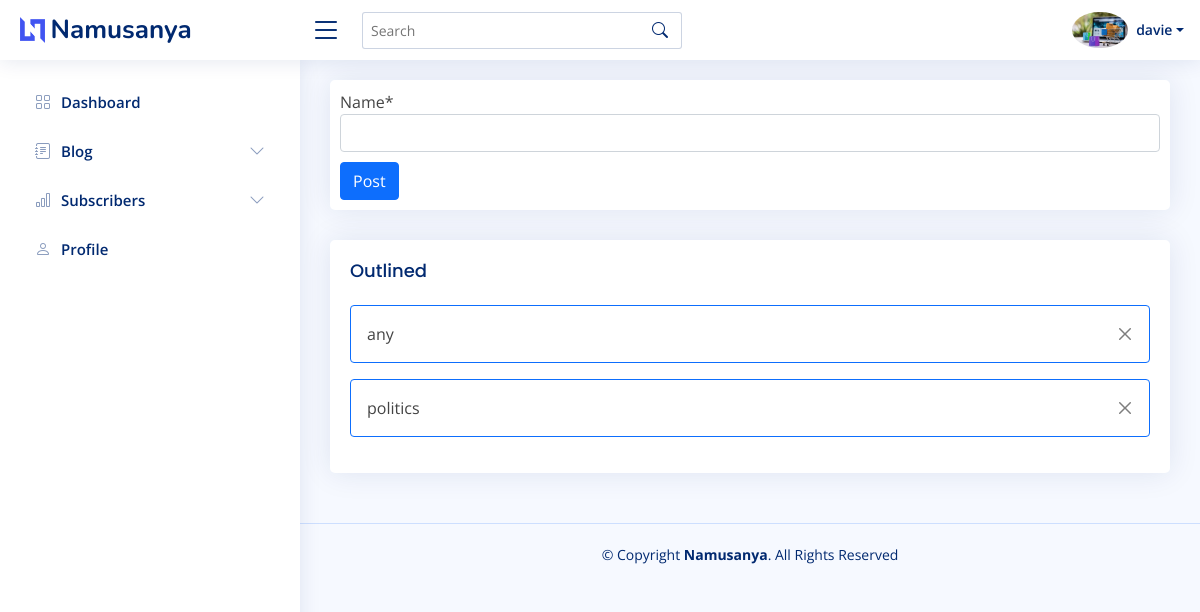
Page /dashboard/blog/categories/ (signed in) on the committed database.
### users/models.py (models this page shows)
class CustomUser(AbstractUser):
    date_of_birth = models.DateField(blank=True, null=True)
    address = models.CharField(max_length=100, blank=True, null=True)
    phone = models.CharField(max_length=13, null=True, blank=True)
    job = models.CharField(max_length=100)
    twitter = models.URLField(blank=True, null=True)
    facebook = models.URLField(blank=True, null=True)
    instagram = models.URLField(blank=True, null=True)
    linkedin = models.URLField(blank=True, null=True)
    profile_image = models.ImageField(upload_to="images", null=True, blank=True)
    about = models.TextField(
        validators=[MinLengthValidator(300, message="Please enter more text")]
    )
    def get_image(self):
        url = "http://127.0.01:8000/static"
        if self.profile_image:
            return url + self.profile_image.url
        else:
            return ""

### blog/models.py (models this page shows, shortened)
class Category(models.Model):
    name = models.CharField(max_length=20, unique=True)
    slug = models.SlugField(null=True, blank=True)

### admin_area/views.py (the view)
# urls.py: path("blog/categories/", CategoriesCreateView.as_view(), name="categories"),
class CategoriesCreateView(CreateView):
    template_name = "admin_area/categories.html"
    model = Category
    fields = ["name"]
    success_url = "/dashboard/blog/categories/"
    def get_context_data(self, **kwargs):
        context = super().get_context_data(**kwargs)
        context["categories"] = Category.objects.all()
        return context

### templates/admin_area/categories.html
{% extends "admin_area/base.html" %} {% load static %} {% load crispy_forms_tags %} {% block content %}
<div class="card">
    <form method="POST" style="padding: 10px;" enctype="multipart/form-data">
        {% csrf_token %} {{ form|crispy }}
        <button type="submit" style="margin-top: 10px;" class="btn btn-primary">Post</button>
    </form>
</div>
<div class="card">
    <div class="card-body">
        <h5 class="card-title">Outlined</h5>
        {% for category in categories %}
        <div class="alert border-primary alert-dismissible fade show" role="alert">
            {{ category.name }}
            <a href="{% url 'categories_delete' category.pk %}" type="button" class="btn-close" aria-label="Close"></a>
        </div>
        {% endfor %}
    </div>
</div>
{% endblock content %}

### templates/admin_area/base.html (shortened to what this page needs)
<!DOCTYPE html> {% load static %}
<html lang="en">
<head>
    <link href="{% static 'assets/vendor/bootstrap/css/bootstrap.min.css'%}" rel="stylesheet">
    <link href="{% static 'assets/vendor/bootstrap-icons/bootstrap-icons.css'%}" rel="stylesheet">
    <link href="{% static 'assets/vendor/remixicon/remixicon.css'%}" rel="stylesheet">
    <link href="{% static 'assets/vendor/boxicons/css/boxicons.min.css'%}" rel="stylesheet">
    <link href="{% static 'assets/vendor/quill/quill.snow.css'%}" rel="stylesheet">
    <link href="{% static 'assets/vendor/quill/quill.bubble.css'%}" rel="stylesheet">
    <link href="{% static 'assets/vendor/simple-datatables/style.css'%}" rel="stylesheet">
    <link href="{% static 'assets/css/style.css'%}" rel="stylesheet">
</head>
<body>
    <header id="header" class="header fixed-top d-flex align-items-center">
        <div class="d-flex align-items-center justify-content-between">
            <a href="index.html" class="logo d-flex align-items-center">
                <img src="{% static 'assets/img/logo.png'%}" alt="">
                <span class="d-none d-lg-block">Namusanya</span>
            </a>
            <i class="bi bi-list toggle-sidebar-btn"></i>
        </div>
        <div class="search-bar">
            <form class="search-form d-flex align-items-center" method="GET" action="{% url 'search' %}">
                <input type="text" name="title" placeholder="Search" title="Enter search keyword" value='{{ request.GET.title }}'>
                <button type="submit" title="Search"><i class="bi bi-search"></i></button>
            </form>
        </div>
        <nav class="header-nav ms-auto">
            <ul class="d-flex align-items-center">
                <li class="nav-item dropdown pe-3">
                    <a class="nav-link nav-profile d-flex align-items-center pe-0" href="#" data-bs-toggle="dropdown">
                        {% if request.user.get_image %}
                        <img src="{{request.user.get_image}}" alt="Profile" class="rounded-circle">
                        {% else %}
                        <img src="/static/images/profile_ph.png" alt="Profile" class="rounded-circle">
                        {% endif %}
                        <span class="d-none d-md-block dropdown-toggle ps-2">{{request.user.username}}</span>
                    </a>
                </li>
            </ul>
        </nav>
    </header>
    <aside id="sidebar" class="sidebar">
        <ul class="sidebar-nav" id="sidebar-nav">
            <li class="nav-item">
                <a class="nav-link collapsed" href="{% url 'dashboard' %}">
                    <i class="bi bi-grid"></i>
                    <span>Dashboard</span>
                </a>
            </li>
            <li class="nav-item">
                <a class="nav-link collapsed" data-bs-target="#forms-nav" data-bs-toggle="collapse" href="#">
                    <i class="bi bi-journal-text"></i><span>Blog</span><i class="bi bi-chevron-down ms-auto"></i>
                </a>
            </li>
            <li class="nav-item">
                <a class="nav-link collapsed" data-bs-target="#charts-nav" data-bs-toggle="collapse" href="#">
                    <i class="bi bi-bar-chart"></i><span>Subscribers</span><i class="bi bi-chevron-down ms-auto"></i>
                </a>
            </li>
            <li class="nav-item">
                <a class="nav-link collapsed" href="{% url 'dashboard_profile' request.user.pk%}">
                    <i class="bi bi-person"></i>
                    <span>Profile</span>
                </a>
            </li>
        </ul>
    </aside>
    <main id="main" class="main">{% block content %} {% endblock content %}</main>
    <footer id="footer" class="footer">
        <div class="copyright">
            &copy; Copyright <strong><span>Namusanya</span></strong>. All Rights Reserved
        </div>
    </footer>
</body>
</html>

### static/assets/css/style.css (style rules this page uses)
:root { scroll-behavior: smooth; }
body { font-family: "Open Sans", sans-serif; background: #f6f9ff; color: #444444; }
a { color: #4154f1; text-decoration: none; }
h1, h2, h3, h4, h5, h6 { font-family: "Nunito", sans-serif; }
#main { margin-top: 60px; padding: 20px 30px; transition: all 0.3s; }
.card { margin-bottom: 30px; border: none; border-radius: 5px; box-shadow: 0px 0 30px rgba(1, 41, 112, 0.1); overflow: hidden; }
.card-title { padding: 20px 0 15px 0; font-size: 18px; font-weight: 500; color: #012970; font-family: "Poppins", sans-serif; }
.card-body { padding: 0 20px 20px 20px; }
.btn-close { background-size: 25%; }
.logo { line-height: 1; }
@media (min-width: 1200px) { .logo { width: 280px; } }
.logo img { max-height: 26px; margin-right: 6px; }
.logo span { font-size: 26px; font-weight: 700; color: #012970; font-family: "Nunito", sans-serif; }
.header { transition: all 0.5s; z-index: 997; height: 60px; box-shadow: 0px 2px 20px rgba(1, 41, 112, 0.1); background-color: #fff; padding-left: 20px; }
.header .toggle-sidebar-btn { font-size: 32px; padding-left: 10px; cursor: pointer; color: #012970; }
.header .search-bar { min-width: 360px; padding: 0 20px; }
.header .search-form { width: 100%; }
.header .search-form input { border: 0; font-size: 14px; color: #012970; border: 1px solid rgba(1, 41, 112, 0.2); padding: 7px 38px 7px 8px; border-radius: 3px; transition: 0.3s; width: 100%; }
.header .search-form button { border: 0; padding: 0; margin-left: -30px; background: none; }
.header .search-form button i { color: #012970; }
.header-nav ul { list-style: none; }
.header-nav > ul { margin: 0; padding: 0; }
.header-nav .nav-profile { color: #012970; }
.header-nav .nav-profile img { max-height: 36px; }
.header-nav .nav-profile span { font-size: 14px; font-weight: 600; }
.sidebar { position: fixed; top: 60px; left: 0; bottom: 0; width: 300px; z-index: 996; transition: all 0.3s; padding: 20px; overflow-y: auto; scrollbar-width: thin; scrollbar-color: #aab7cf transparent; box-shadow: 0px 0px 20px rgba(1, 41, 112, 0.1); background-color: #fff; }
@media (min-width: 1200px) { #main, #footer { margin-left: 300px; } }
.sidebar-nav { padding: 0; margin: 0; list-style: none; }
.sidebar-nav li { padding: 0; margin: 0; list-style: none; }
.sidebar-nav .nav-item { margin-bottom: 5px; }
.sidebar-nav .nav-link { display: flex; align-items: center; font-size: 15px; font-weight: 600; color: #4154f1; transition: 0.3; background: #f6f9ff; padding: 10px 15px; border-radius: 4px; }
.sidebar-nav .nav-link i { font-size: 16px; margin-right: 10px; color: #4154f1; }
.sidebar-nav .nav-link.collapsed { color: #012970; background: #fff; }
.sidebar-nav .nav-link.collapsed i { color: #899bbd; }
.sidebar-nav .nav-link .bi-chevron-down { margin-right: 0; transition: transform 0.2s ease-in-out; }
.footer { padding: 20px 0; font-size: 14px; transition: all 0.3s; border-top: 1px solid #cddfff; }
.footer .copyright { text-align: center; color: #012970; }

### rows in the picture
CustomUser: user.get_image (picture), user.username "davie"
Category: name "any"
Category: name "politics"
